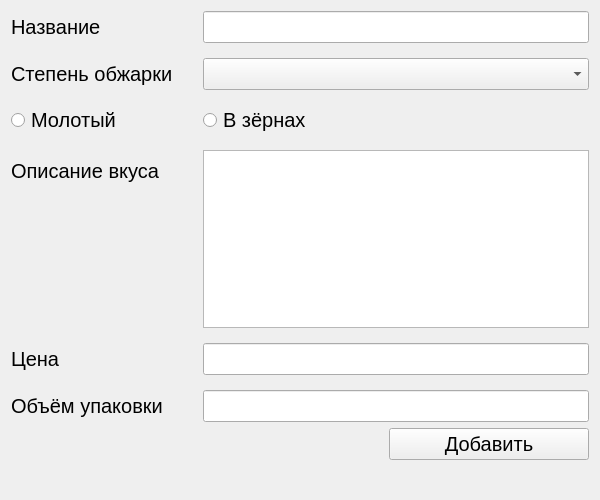
<?xml version="1.0" encoding="UTF-8"?>
<ui version="4.0">
 <class>Form</class>
 <widget class="QWidget" name="Form">
  <property name="geometry">
   <rect>
    <x>0</x>
    <y>0</y>
    <width>600</width>
    <height>500</height>
   </rect>
  </property>
  <property name="maximumSize">
   <size>
    <width>600</width>
    <height>500</height>
   </size>
  </property>
  <property name="windowTitle">
   <string>Form</string>
  </property>
  <property name="styleSheet">
   <string notr="true">* {font-size: 20px;}</string>
  </property>
  <layout class="QGridLayout" name="gridLayout" rowstretch="0,0,0" columnstretch="0,0">
   <item row="1" column="0">
    <spacer name="horizontalSpacer">
     <property name="orientation">
      <enum>Qt::Horizontal</enum>
     </property>
     <property name="sizeHint" stdset="0">
      <size>
       <width>50</width>
       <height>20</height>
      </size>
     </property>
    </spacer>
   </item>
   <item row="0" column="0" colspan="2">
    <layout class="QFormLayout" name="formLayout">
     <property name="horizontalSpacing">
      <number>30</number>
     </property>
     <property name="verticalSpacing">
      <number>15</number>
     </property>
     <item row="0" column="0">
      <widget class="QLabel" name="label_3">
       <property name="text">
        <string>Название</string>
       </property>
      </widget>
     </item>
     <item row="0" column="1">
      <widget class="QLineEdit" name="input_name"/>
     </item>
     <item row="1" column="0">
      <widget class="QLabel" name="label_5">
       <property name="text">
        <string>Степень обжарки</string>
       </property>
      </widget>
     </item>
     <item row="1" column="1">
      <widget class="QComboBox" name="input_degree"/>
     </item>
     <item row="2" column="1">
      <widget class="QRadioButton" name="rb2">
       <property name="text">
        <string>В зёрнах</string>
       </property>
      </widget>
     </item>
     <item row="2" column="0">
      <widget class="QRadioButton" name="rb1">
       <property name="text">
        <string>Молотый</string>
       </property>
      </widget>
     </item>
     <item row="3" column="0">
      <widget class="QLabel" name="label_2">
       <property name="text">
        <string>Описание вкуса</string>
       </property>
      </widget>
     </item>
     <item row="4" column="1">
      <widget class="QLineEdit" name="input_price"/>
     </item>
     <item row="4" column="0">
      <widget class="QLabel" name="label_4">
       <property name="text">
        <string>Цена</string>
       </property>
      </widget>
     </item>
     <item row="5" column="1">
      <widget class="QLineEdit" name="input_v"/>
     </item>
     <item row="5" column="0">
      <widget class="QLabel" name="label">
       <property name="text">
        <string>Объём упаковки</string>
       </property>
      </widget>
     </item>
     <item row="3" column="1">
      <widget class="QPlainTextEdit" name="input_description"/>
     </item>
    </layout>
   </item>
   <item row="1" column="1">
    <widget class="QPushButton" name="btn">
     <property name="minimumSize">
      <size>
       <width>200</width>
       <height>0</height>
      </size>
     </property>
     <property name="maximumSize">
      <size>
       <width>500</width>
       <height>16777215</height>
      </size>
     </property>
     <property name="text">
      <string>Добавить</string>
     </property>
    </widget>
   </item>
   <item row="2" column="0" colspan="2">
    <widget class="QLabel" name="error_lbl">
     <property name="font">
      <font>
       <pointsize>-1</pointsize>
       <weight>75</weight>
       <bold>true</bold>
      </font>
     </property>
     <property name="styleSheet">
      <string notr="true">color: red; font-weight: bold;</string>
     </property>
     <property name="text">
      <string/>
     </property>
    </widget>
   </item>
  </layout>
 </widget>
 <resources/>
 <connections/>
</ui>
